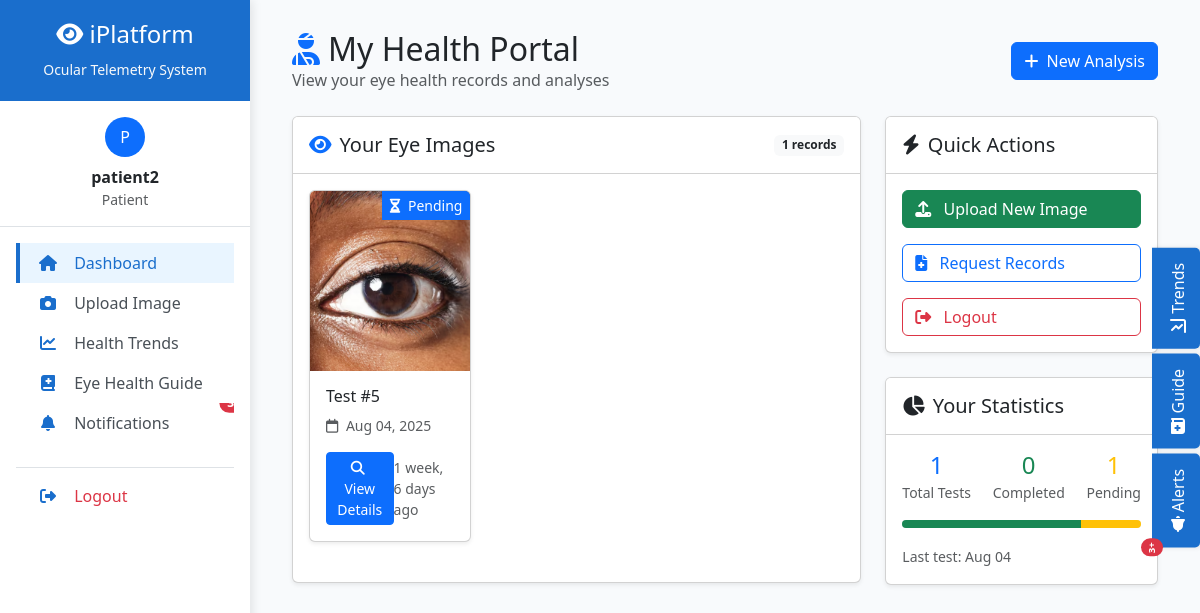
Screenshot of / (signed in) with the database file from the repository.
### ocular/models.py (models this page shows, shortened)
class OcularImage(models.Model):
    patient = models.ForeignKey(User, on_delete=models.CASCADE)
    image = models.ImageField(upload_to='ocular_images/')
    notes = models.TextField(blank=True, null=True, help_text="Optional notes about the image")
    uploaded_at = models.DateTimeField(auto_now_add=True)
    is_analyzed = models.BooleanField(default=False)  # Just a flag for doctor review
    class Meta:
        ordering = ['-uploaded_at']

### ocular/views.py (the view)
# urls.py: path('', views.dashboard, name='dashboard'),
@login_required
def dashboard(request):
    if request.user.is_staff:
        pending_images = OcularImage.objects.filter(is_analyzed=False)
        return render(request, 'ocular/doctor_dashboard.html', {'images': pending_images})
    else:
        patient_images = OcularImage.objects.filter(patient=request.user)
        return render(request, 'ocular/patient_dashboard.html', {'images': patient_images})

### ocular/templates/ocular/patient_dashboard.html (shortened to what this page needs)
{% extends "base.html" %}
{% block content %}
<div class="container-fluid">
    <div class="d-flex justify-content-between align-items-center mb-4">
        <div>
            <h2 class="mb-0">
                <i class="fas fa-user-injured text-primary me-2"></i>My Health Portal
            </h2>
            <p class="text-muted mb-0">View your eye health records and analyses</p>
        </div>
        <a href="{% url 'upload' %}" class="btn btn-primary">
            <i class="fas fa-plus me-1"></i> New Analysis
        </a>
    </div>
    <div class="row">
        <div class="col-md-8">
            <div class="card shadow-sm mb-4">
                <div class="card-header bg-white d-flex justify-content-between align-items-center py-3">
                    <h5 class="mb-0">
                        <i class="fas fa-eye me-2 text-primary"></i>Your Eye Images
                    </h5>
                    <span class="badge bg-light text-dark">{{ images.count }} records</span>
                </div>
                <div class="card-body">
                    {% if images %}
                    <div class="row">
                        {% for image in images %}
                        <div class="col-md-6 col-lg-4 mb-4">
                            <div class="card h-100 shadow-sm">
                                <div class="card-img-top position-relative" style="height: 180px; overflow: hidden;">
                                    <img src="{{ image.image.url }}" class="w-100 h-100 object-fit-cover">
                                    <div class="position-absolute top-0 end-0 bg-primary text-white px-2 py-1 small">
                                        {% if image.is_analyzed %}
                                        <i class="fas fa-check-circle me-1"></i> Analyzed
                                        {% else %}
                                        <i class="fas fa-hourglass-half me-1"></i> Pending
                                        {% endif %}
                                    </div>
                                </div>
                                <div class="card-body">
                                    <h6 class="card-title">Test #{{ image.id }}</h6>
                                    <p class="card-text small text-muted">
                                        <i class="far fa-calendar me-1"></i>
                                        {{ image.uploaded_at|date:"M d, Y" }}
                                    </p>
                                    <div class="d-flex justify-content-between align-items-center">
                                        <a href="{% url 'analysis' image.id %}" class="btn btn-sm btn-primary">
                                            <i class="fas fa-search me-1"></i> View Details
                                        </a>
                                        <small class="text-muted">{{ image.uploaded_at|timesince }} ago</small>
                                    </div>
                                </div>
                            </div>
                        </div>
                        {% endfor %}
                    </div>
                    {% endif %}
                </div>
            </div>
        </div>
        <div class="col-md-4">
            <div class="card shadow-sm mb-4">
                <div class="card-header bg-white py-3">
                    <h5 class="mb-0"><i class="fas fa-bolt me-2"></i>Quick Actions</h5>
                </div>
                <div class="card-body">
                    <a href="{% url 'upload' %}" class="btn btn-success d-block mb-3 text-start">
                        <i class="fas fa-upload me-2"></i> Upload New Image
                    </a>
                    <a href="#" class="btn btn-outline-primary d-block mb-3 text-start">
                        <i class="fas fa-file-medical me-2"></i> Request Records
                    </a>
                    <a href="{% url 'logout' %}" class="btn btn-outline-danger d-block text-start">
                        <i class="fas fa-sign-out-alt me-2"></i> Logout
                    </a>
                </div>
            </div>
            <div class="card shadow-sm">
                <div class="card-header bg-white py-3">
                    <h5 class="mb-0"><i class="fas fa-chart-pie me-2"></i>Your Statistics</h5>
                </div>
                <div class="card-body">
                    <div class="d-flex justify-content-between mb-3">
                        <div class="text-center">
                            <h4 class="mb-0 text-primary">{{ images.count }}</h4>
                            <small class="text-muted">Total Tests</small>
                        </div>
                        <div class="text-center">
                            <h4 class="mb-0 text-success">
                                {{ images|length|add:"-1" }}
                            </h4>
                            <small class="text-muted">Completed</small>
                        </div>
                        <div class="text-center">
                            <h4 class="mb-0 text-warning">1</h4>
                            <small class="text-muted">Pending</small>
                        </div>
                    </div>
                    <div class="progress mb-3" style="height: 8px;">
                        <div class="progress-bar bg-success" style="width: 75%"></div>
                        <div class="progress-bar bg-warning" style="width: 25%"></div>
                    </div>
                    <small class="text-muted">Last test: {{ images.0.uploaded_at|date:"M d"|default:"N/A" }}</small>
                </div>
            </div>
        </div>
    </div>
</div>
{% endblock %}

### ocular/templates/base.html (shortened to what this page needs)
<!DOCTYPE html>
<html lang="en">
<head>
    <link href="https://cdn.jsdelivr.net/npm/bootstrap@5.3.0/dist/css/bootstrap.min.css" rel="stylesheet">
    <link rel="stylesheet" href="https://cdnjs.cloudflare.com/ajax/libs/font-awesome/6.4.0/css/all.min.css">
</head>
<body>
    <div class="sidebar" id="sidebar">
        <div class="logo-area text-center">
            <h4><i class="fas fa-eye"></i> iPlatform</h4>
            <small class="text-light">Ocular Telemetry System</small>
        </div>
        <div class="user-info p-3 text-center border-bottom">
            <div class="avatar bg-primary text-white rounded-circle d-inline-flex align-items-center justify-content-center" style="width: 40px; height: 40px;">
                {{ user.username|first|upper }}
            </div>
            <div class="mt-2">
                <strong>{{ user.username }}</strong>
                <div class="text-muted small">
                    {% if user.is_staff %}Doctor{% else %}Patient{% endif %}
                </div>
            </div>
        </div>
        <nav class="nav flex-column p-3">
            <a class="nav-link {% if request.path == '/' %}active{% endif %}" href="{% url 'dashboard' %}">
                <i class="fas fa-home"></i> Dashboard
            </a>
            {% if not user.is_staff %}
            <a class="nav-link {% if 'upload' in request.path %}active{% endif %}" href="{% url 'upload' %}">
                <i class="fas fa-camera"></i> Upload Image
            </a>
            {% endif %}
            <a class="nav-link" onclick="togglePanel('health-trends')">
                <i class="fas fa-chart-line"></i> Health Trends
            </a>
            <a class="nav-link" onclick="togglePanel('eye-guide')">
                <i class="fas fa-book-medical"></i> Eye Health Guide
            </a>
            <a class="nav-link" onclick="togglePanel('notifications')">
                <i class="fas fa-bell"></i> Notifications
                <span class="position-absolute top-0 start-100 translate-middle badge rounded-pill bg-danger">
                    3+
                </span>
            </a>
            <div class="mt-4 pt-2 border-top">
                <a href="{% url 'logout' %}" class="nav-link text-danger">
                    <i class="fas fa-sign-out-alt"></i> Logout
                </a>
            </div>
        </nav>
    </div>
    <div class="main-content" id="mainContent">
        {% block content %}{% endblock %}
    </div>
    <div class="info-tabs">
        <div class="info-tab" onclick="togglePanel('health-trends')">
            <i class="fas fa-chart-line me-2"></i> Trends
        </div>
        <div class="info-tab" onclick="togglePanel('eye-guide')">
            <i class="fas fa-book-medical me-2"></i> Guide
        </div>
        <div class="info-tab" onclick="togglePanel('notifications')">
            <i class="fas fa-bell me-2"></i> Alerts
            <span class="position-absolute top-0 start-100 translate-middle badge rounded-pill bg-danger" style="font-size: 0.6rem;">
                3+
            </span>
        </div>
    </div>
</body>
</html>

### ocular/templates/base.html (style rules this page uses)
:root { --medical-blue: #1a6ecc; --diagnostic-red: #e63946; --healthy-green: #2a9d8f; --neutral-light: #f8f9fa; --warning-orange: #f4a261; --info-blue: #457b9d; }
body { font-family: 'Segoe UI', Tahoma, Geneva, Verdana, sans-serif; background-color: var(--neutral-light); }
.sidebar { width: 250px; background: white; box-shadow: 2px 0 10px rgba(0,0,0,0.1); height: 100vh; position: fixed; z-index: 1000; transition: transform 0.3s ease; }
.main-content { margin-left: 250px; padding: 30px; background-color: #f8fafc; min-height: 100vh; transition: margin-left 0.3s ease; }
.logo-area { background: var(--medical-blue); padding: 20px; color: white; transition: background-color 0.3s; }
.nav-link { color: #495057; border-left: 4px solid transparent; transition: all 0.3s; position: relative; overflow: hidden; }
.nav-link:hover, .nav-link.active { background-color: #e9f5ff; color: var(--medical-blue); border-left: 4px solid var(--medical-blue); }
.nav-link i { width: 24px; text-align: center; margin-right: 10px; color: var(--medical-blue); transition: transform 0.3s; }
.info-tabs { position: fixed; top: 50%; right: 0; transform: translateY(-50%); z-index: 1040; }
.info-tab { writing-mode: vertical-rl; transform: rotate(180deg); padding: 15px 10px; margin-bottom: 5px; cursor: pointer; border-radius: 5px 0 0 5px; background: var(--medical-blue); color: white; font-weight: 500; transition: all 0.3s; box-shadow: -2px 0 5px rgba(0,0,0,0.1); }

### rows the page displays
OcularImage: image (picture), is_analyzed False (drawn), id "5", uploaded_at "Aug 04, 2025", uploaded_at "1 week, 6 days", uploaded_at "Aug 04"

### other values shown
{{ user.username|first|upper }} "P"
{{ user.username }} "patient2"
{{ images.count }} "1"
{{ images|length|add:"-1" }} "0"
